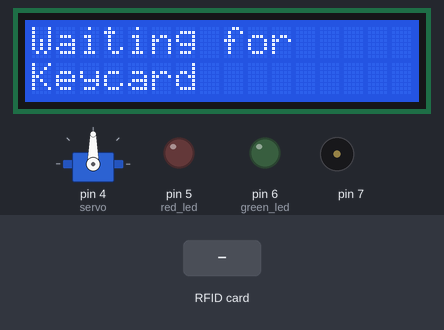
Simulated run of this sketch. Board: Arduino Uno, built with avr-gcc and run on an emulated ATmega328P. Shown: servo, 16×2 character LCD, output pins drawn as LEDs (lit = HIGH), buzzer (waves = sounding). The inputs (shaded band) are chosen by the test bench. Pins used as bus, display or sensor lines are not drawn; what the sketch prints to the serial monitor is not drawn.

Above: at 1.4 s.
1.5 s: RFID card B9 35 B4 D4 held to the reader
At 1.6 s:
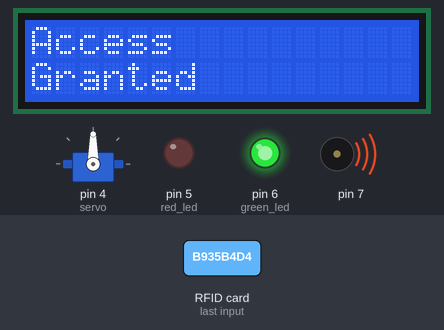
At 2.3 s:
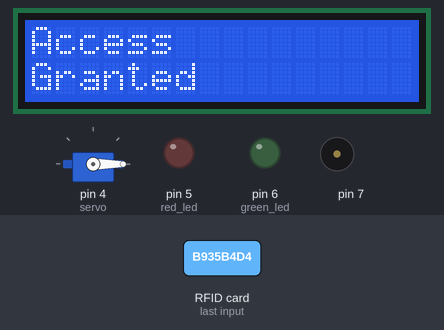
4.5 s: RFID card 5E 7A 19 C4 held to the reader
At 4.67 s:
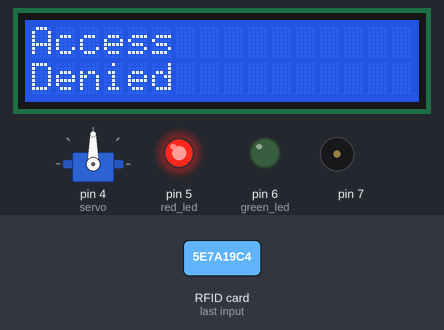
Timing chart, 0 to 7.5 s (numbered marks = the images above; inputs shaded):
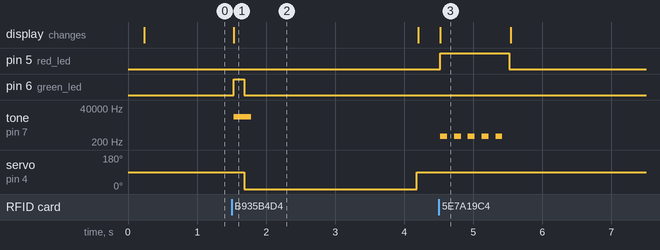

Measured:
- after the input at 1.5 s, pin 6 (green_led): LOW → HIGH at once, → LOW 0.15 s later; tone on pin 7: silent → 10000 Hz at once, → silent 0.25 s later; servo on pin 4 (servo): 90° → 0° after 0.18 s, → 90° 2.5 s later; the display: changes at once (image 1)
- after the input at 4.5 s, pin 5 (red_led): LOW → HIGH at once, → LOW 1.0 s later; tone on pin 7: alternates 500 Hz for 0.10 s and silent for 0.10 s, 10 changes in all, then stays silent, starting at once; the display: changes at once (image 3)
- what the display in image 1 shows lasts 2.7 s, from 1.5 s to 4.2 s
- what the display in image 3 shows lasts 1.0 s, from 4.5 s to 5.5 s

The sketch:

datastream.ino
```cpp
#include <SPI.h>
#include <MFRC522.h>
#include <Wire.h>
#include <LiquidCrystal_I2C.h>
#include <Servo.h>

Servo servo;
MFRC522 mfrc522(10, 9);
LiquidCrystal_I2C lcd(0x27, 16, 2);

//UIDS that have permission
String array[20] = {
  "B9 35 B4 D4" };
int abc = 1;
void setup()
{
	Serial.begin(9600);
	pinMode(7, OUTPUT);
	servo.attach(4);
	pinMode(5, OUTPUT);	//red led
	pinMode(6, OUTPUT);	//green led
	delay(100);
	SPI.begin();
	mfrc522.PCD_Init();
	Wire.begin();
	lcd.begin();
}

void loop()
{
	String xxx;
	int a = 0;
	digitalWrite(5, LOW);
	digitalWrite(6, LOW);
	xxx = readCard();
	for (int i = 0; i < abc; i++)
	{
		if (xxx == array[i])
		{
			access(xxx);
			break;
		}
		else
		{
			a++;
		}
	}

	if (a == abc)
	{
		denied(xxx);
	}
}

String readCard()
{
	String bruh;
  lcd.clear();
  lcd.print("Waiting for");
  lcd.setCursor(0,1);
  lcd.print("Keycard");
	while (!mfrc522.PICC_IsNewCardPresent() || !mfrc522.PICC_ReadCardSerial()) {}

	for (byte i = 0; i < mfrc522.uid.size; i++)
	{
		bruh.concat(String(mfrc522.uid.uidByte[i] < 0x10 ? " 0" : " "));
		bruh.concat(String(mfrc522.uid.uidByte[i], HEX));
	}

	bruh.toUpperCase();
	bruh.trim();
	return bruh;
}

void access(String auga)
{
	lcd.clear();
	lcd.print("Access");
	lcd.setCursor(0, 1);
	lcd.print("Granted");
	Serial.print("Access Granted");
	Serial.print(",");
	Serial.print(auga);
	Serial.println();

	for (int i = 0; i < 1; i++)
	{
		digitalWrite(6, HIGH);
		tone(7, 10000, 250);
		delay(150);
		digitalWrite(6, LOW);
	}
	servo.write(0);
	delay(2500);
	servo.write(90);
}

void denied(String auga)
{
	lcd.clear();
	lcd.print("Access");
	lcd.setCursor(0, 1);
	lcd.print("Denied");
	Serial.print("Access Denied");
	Serial.print(",");
	Serial.print(auga);
	Serial.println();
  for (int i = 0; i < 5; i++)
	{
		digitalWrite(5, HIGH);
		tone(7, 500, 100);
		delay(200);
		digitalWrite(5, LOW);
	}
}
```
